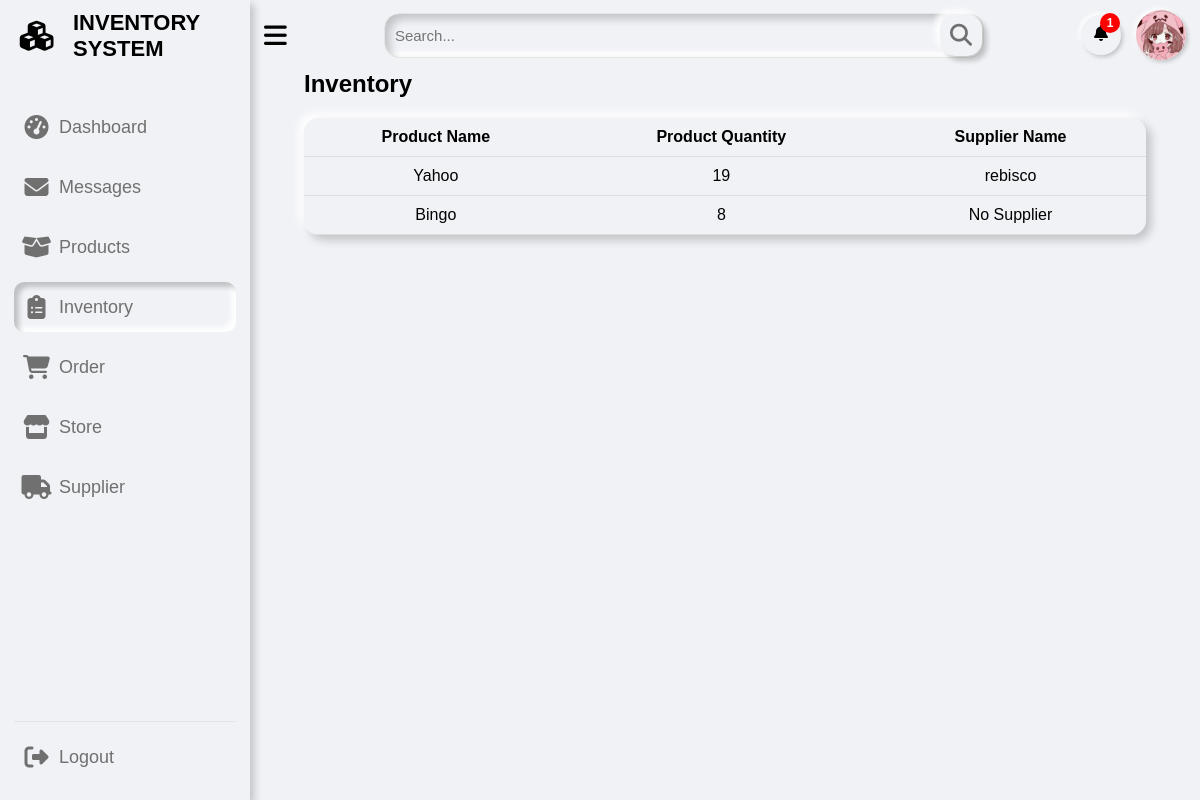
Page /pages/inventory.php (signed in) on the committed database.
### tables this page shows
CREATE TABLE `product` (
  `product_id` int(11) NOT NULL,
  `product_name` varchar(255) DEFAULT NULL,
  `supplier_id` int(11) DEFAULT NULL
);

CREATE TABLE `product_details` (
  `product_id` int(11) NOT NULL,
  `product_quantity` int(11) NOT NULL,
  `product_price` int(11) NOT NULL
);

CREATE TABLE `supplier` (
  `supplier_id` int(11) NOT NULL,
  `user_id` int(11) DEFAULT NULL,
  `supplier_name` varchar(255) DEFAULT NULL,
  `supplier_phone` varchar(255) DEFAULT NULL,
  `supplier_address` varchar(255) DEFAULT NULL,
  `supplier_email` varchar(255) NOT NULL
);

### pages/inventory.php (the view, shortened to what this page needs)
<?php
if (isset($_SESSION['id']) && isset($_SESSION['username']) && $_SESSION['role'] === 'admin') {
?>
<?php
include "../includes/sidebar.php";
include "../includes/admin_topbar.php";
?>
<div class="dash-content">
  <h2>
    Inventory
  </h2>
  <?php
$sql = "SELECT p.product_name, pd.product_quantity, s.supplier_name
FROM product p
INNER JOIN product_details pd ON p.product_id = pd.product_id
LEFT JOIN supplier s ON p.supplier_id = s.supplier_id";
  $stmt = $pdo->query($sql);
  if ($stmt->rowCount() > 0) {
    echo "<table class='product-table neumorphic'>";
    echo "<tr><th>Product Name</th><th>Product Quantity</th><th>Supplier Name</th></tr>";
    while ($row = $stmt->fetch(PDO::FETCH_ASSOC)) {
      if (empty($row['supplier_name'])) {
        echo "<tr><td>" . $row['product_name'] . "</td><td>" . $row['product_quantity'] . "</td><td>No Supplier</td></tr>";
      } else {
        echo "<tr><td>" . $row['product_name'] . "</td><td>" . $row['product_quantity'] . "</td><td>" . $row['supplier_name'] . "</td></tr>";
      }
    }
    echo "</table>";
  } else {
    echo "No products found.";
  }
  ?>
  <?php
  include "../includes/footbar.php";
  ?>
<?php
} else {
  header("Location: ../index.php?error=access_error");
  exit();
}
?>

### css/dashboard.css (style rules this page uses)
* { margin: 0; padding: 0; box-sizing: border-box; font-family: "Poppins", sans-serif; }
:root { --primary-color: #0e4bf1; --color-hover: #0e4bf1; --panel-color: #F1F2F6; --text-color: #000; --card-color: #fff; --black-light-color: #707070; --border-color: #e6e5e5; --toggle-color: #ddd; --box1-color: #4dffe4; --box2-color: #acd3ff; --box3-color: #fce7d1; --title-icon-color: #fff; --tran-05: all 0.5s ease; --tran-03: all 0.3s ease; --tran-03: all 0.2s ease; }
body { min-height: 100vh; background-color: #fff; }
.dashboard .dash-content { padding-top: 60px; }
.dash-content { text-align: center; padding: 40px; }
.dash-content h2 { display: flex; justify-content: space-between; align-items: center; color: var(--text-color); }
.product-table, .order-table { width: 100%; border-collapse: collapse; margin-top: 20px; background-color: var(--panel-color); box-shadow: 5px 5px 10px rgba(0, 0, 0, 0.2), -5px -5px 10px rgba(255, 255, 255, 1); border-radius: 15px; overflow: hidden; }
.product-table th, .product-table td, .order-table th, .order-table td { padding: 10px; text-align: center; align-items: center; border-bottom: 1px solid #ddd; color: var(--text-color); }
.product-table td, .order-table td { background-color: var(--panel-color); }
.product-table th, .order-table th { background-color: var(--panel-color); color: var(--text-color); }

### rows in the picture
product: product_name "Yahoo", product_details.product_quantity "19", supplier.supplier_name "rebisco"
product_details: product_id.product_name "Bingo", product_quantity "8"
